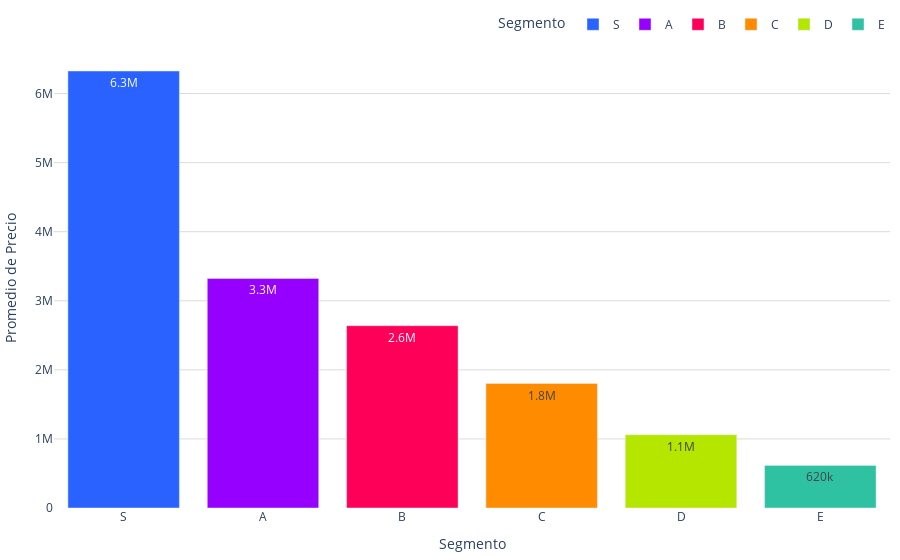

Notebook cell for this chart:
### Code cell
colores = ['#2962ff', '#9500ff', '#ff0059', '#ff8c00', '#b4e600', '#2EC2A2','#E50CB6','#4225CF','#2CBA4D']

# Suponiendo que promedio_precios_por_segmento_df es tu DataFrame y ya está definido
fig = px.bar(promedio_precios_por_segmento_df, 
             x='segmento', 
             y='promedio_precio',
             text='promedio_precio',  # Agrega el texto del promedio de precios en las barras
             color='segmento',  # Asigna un color diferente por segmento
            #  title='Promedio de precios por segmento',
             labels={'promedio_precio': 'Promedio de Precio', 'segmento': 'Segmento'},
             color_discrete_sequence=colores # Puedes cambiar esta paleta por cualquiera que prefieras
             )  

fig.update_layout(
    yaxis=dict(
            gridcolor='#dddcda', # Color de las líneas que dividen los rangos del eje Y
            gridwidth=1,
    ),
    plot_bgcolor='rgba(0,0,0,0)',  # Color de fondo del gráfico
    
    legend_title="Segmento",
        # barmode='group',
        legend=dict(
            orientation='h',  # Orientación horizontal de la leyenda
            yanchor='bottom',  # Anclar al borde inferior
            y=1.02,  # Colocar la leyenda justo debajo del gráfico
            xanchor='right',
            x=1
        ),
        margin=dict(l=10, r=10, t=10, b=10) # Ajusta los márgenes (left, right, top, bottom)
)

# Establecer la posición del texto dentro de las barras
fig.update_traces(texttemplate='%{text:.2s}', textposition='inside')

# Exportar gráfica como archivo HTML
def guardar_grafico_como_html(fig, nombre_archivo, carpeta='graficas'):
    # Crear la carpeta si no existe
    if not os.path.exists(carpeta):
        os.makedirs(carpeta)
    
    # Guardar la gráfica como archivo HTML en la carpeta especificada
    pio.write_html(fig, os.path.join(carpeta, f'{nombre_archivo}.html'))
    # pio.write_html(fig, os.path.join(carpeta, f'{nombre_archivo}.png'))

# Exportar
guardar_grafico_como_html(fig, 'g_bar_promedio_precio_segmento_tulancingo', carpeta='graficas')
fig.show()

### Figure 1 — Plotly figure (JSON) as saved in the notebook; plotly's stock layout.template omitted (floating-point values rounded to 4 significant figures)
{"data": [{"alignmentgroup": "True", "hovertemplate": "Segmento=%{x}<br>Promedio de Precio=%{text}<extra></extra>", "legendgroup": "S", "marker": {"color": "#2962ff", "pattern": {"shape": ""}}, "name": "S", "offsetgroup": "S", "orientation": "v", "showlegend": true, "text": [6327000.0], "textposition": "inside", "texttemplate": "%{text:.2s}", "type": "bar", "x": ["S"], "xaxis": "x", "y": [6327000.0], "yaxis": "y"}, {"alignmentgroup": "True", "hovertemplate": "Segmento=%{x}<br>Promedio de Precio=%{text}<extra></extra>", "legendgroup": "A", "marker": {"color": "#9500ff", "pattern": {"shape": ""}}, "name": "A", "offsetgroup": "A", "orientation": "v", "showlegend": true, "text": [3323000.0], "textposition": "inside", "texttemplate": "%{text:.2s}", "type": "bar", "x": ["A"], "xaxis": "x", "y": [3323000.0], "yaxis": "y"}, {"alignmentgroup": "True", "hovertemplate": "Segmento=%{x}<br>Promedio de Precio=%{text}<extra></extra>", "legendgroup": "B", "marker": {"color": "#ff0059", "pattern": {"shape": ""}}, "name": "B", "offsetgroup": "B", "orientation": "v", "showlegend": true, "text": [2639000.0], "textposition": "inside", "texttemplate": "%{text:.2s}", "type": "bar", "x": ["B"], "xaxis": "x", "y": [2639000.0], "yaxis": "y"}, {"alignmentgroup": "True", "hovertemplate": "Segmento=%{x}<br>Promedio de Precio=%{text}<extra></extra>", "legendgroup": "C", "marker": {"color": "#ff8c00", "pattern": {"shape": ""}}, "name": "C", "offsetgroup": "C", "orientation": "v", "showlegend": true, "text": [1802000.0], "textposition": "inside", "texttemplate": "%{text:.2s}", "type": "bar", "x": ["C"], "xaxis": "x", "y": [1802000.0], "yaxis": "y"}, {"alignmentgroup": "True", "hovertemplate": "Segmento=%{x}<br>Promedio de Precio=%{text}<extra></extra>", "legendgroup": "D", "marker": {"color": "#b4e600", "pattern": {"shape": ""}}, "name": "D", "offsetgroup": "D", "orientation": "v", "showlegend": true, "text": [1059000.0], "textposition": "inside", "texttemplate": "%{text:.2s}", "type": "bar", "x": ["D"], "xaxis": "x", "y": [1059000.0], "yaxis": "y"}, {"alignmentgroup": "True", "hovertemplate": "Segmento=%{x}<br>Promedio de Precio=%{text}<extra></extra>", "legendgroup": "E", "marker": {"color": "#2EC2A2", "pattern": {"shape": ""}}, "name": "E", "offsetgroup": "E", "orientation": "v", "showlegend": true, "text": [616400.0], "textposition": "inside", "texttemplate": "%{text:.2s}", "type": "bar", "x": ["E"], "xaxis": "x", "y": [616400.0], "yaxis": "y"}], "layout": {"barmode": "relative", "legend": {"orientation": "h", "title": {"text": "Segmento"}, "tracegroupgap": 0, "x": 1, "xanchor": "right", "y": 1.02, "yanchor": "bottom"}, "margin": {"b": 10, "l": 10, "r": 10, "t": 10}, "plot_bgcolor": "rgba(0,0,0,0)", "xaxis": {"anchor": "y", "categoryarray": ["S", "A", "B", "C", "D", "E"], "categoryorder": "array", "domain": [0, 1], "title": {"text": "Segmento"}}, "yaxis": {"anchor": "x", "domain": [0, 1], "gridcolor": "#dddcda", "gridwidth": 1, "title": {"text": "Promedio de Precio"}}}}
